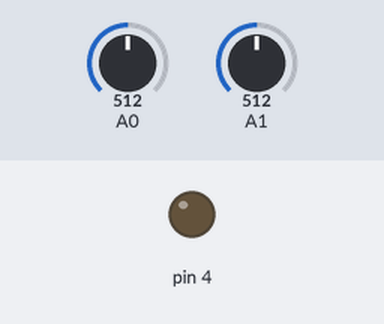
Bench run of a sketch on a simulated Arduino Uno, built with avr-gcc and run on an emulated ATmega328P. Parts: output pins drawn as LEDs (lit = HIGH). Inputs (shaded band) come from the test bench; at power-on: A0 = 512, A1 = 512.

Above: at 1.2 s.
1.3 s: A0 set to 526
At 2.1 s:
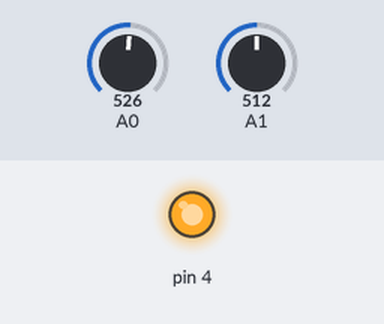
2.9 s: A0 set to 511
At 3.4 s:
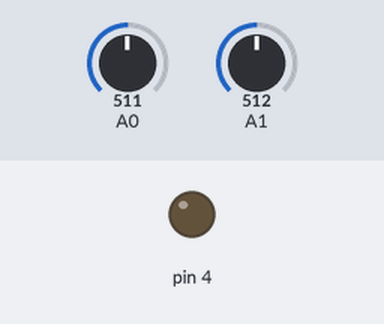
4.5 s: A0 set to 716
At 5.9 s:
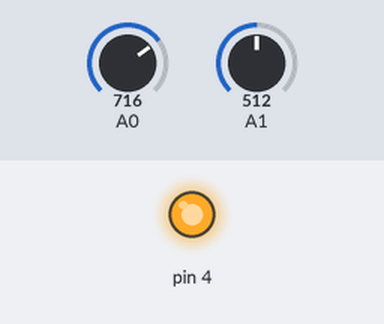
Timing chart, 0 to 7.5 s (numbered marks = the images above; inputs shaded):
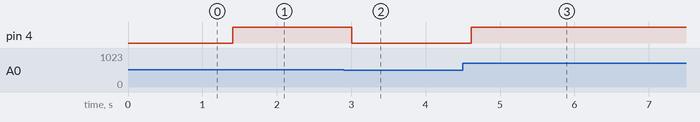

The sketch:

Pre_Lab.ino
```cpp
/*
 * Zachary Davis
 */

//initializing various variables
int analogPin0 = 0;
int analogPin1 = 0;
int difference = 0;

//initialize output pins
void setup() {
   pinMode(4, OUTPUT);
}

//Constantly check the two inputs and change output based on which
//of the inputs is higher.
void loop() {
  //Subtract input 2 from 1. If postive 1 is bigger and
  //visa versa.
  difference = analogRead(A0) - analogRead(A1);

  //If input one is greater set the output ON.
  //If input two is greater set the output OFF.
  //If they are equal leave the output as is.
  if(difference > 0){
    digitalWrite(4, HIGH);
  }
  else if(difference < 0){
    digitalWrite(4, LOW);
  }
  else{
    delay(1);
  }

  //Wait a fifth of a second and start over.
  delay(200);
}
```

Measured:
- the behaviour switches between 512 and 513 on A0 (found by bisection; images 0 and 1)
- after the input at 1.3 s, pin 4: LOW → HIGH after 0.11 s
- after the input at 2.9 s, pin 4: HIGH → LOW after 0.11 s
- after the input at 4.5 s, pin 4: LOW → HIGH after 0.11 s
